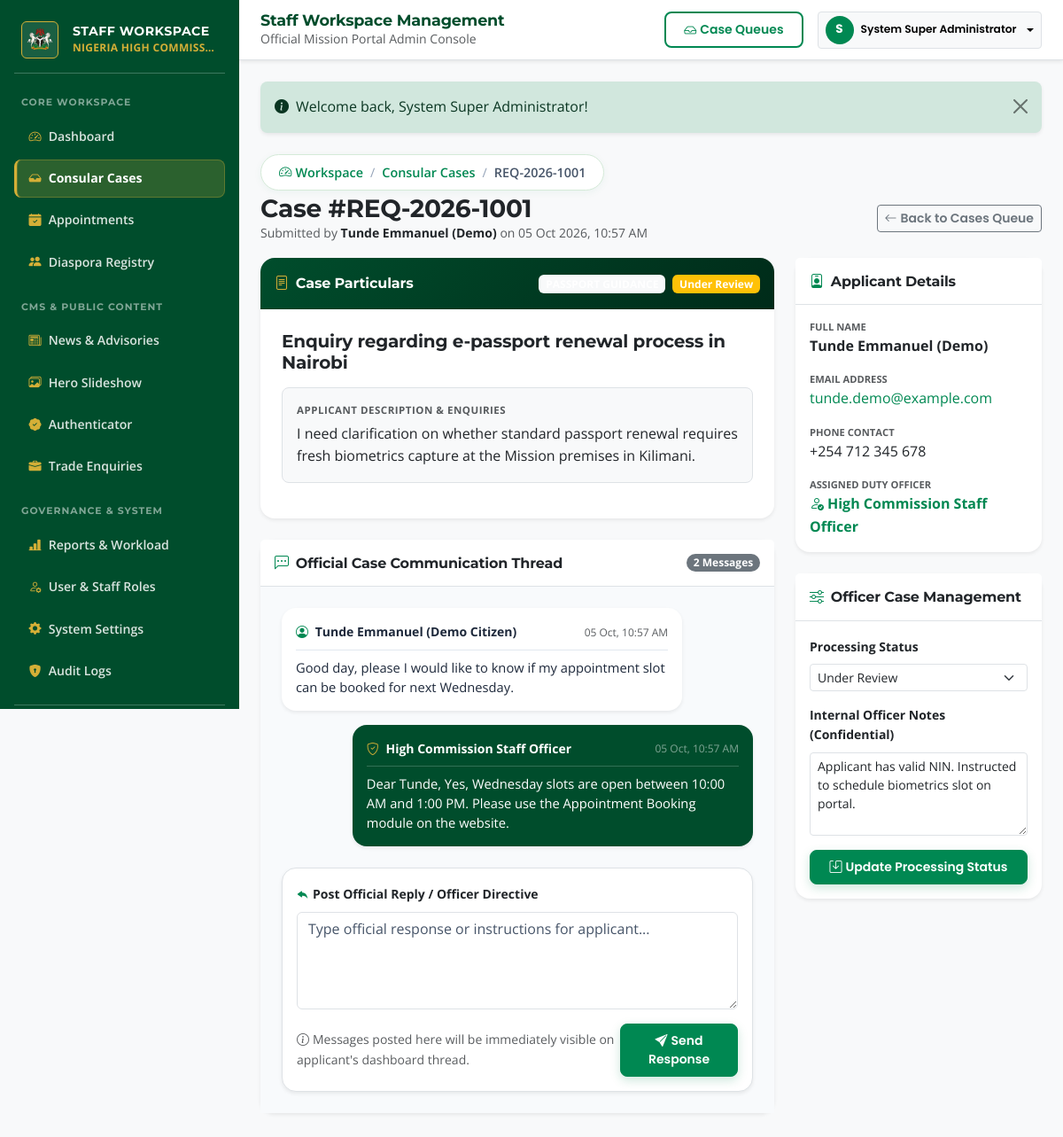
/admin/requests/view?ref=REQ-2026-1001 (signed in), run on the app's committed database.
### tables this page shows
CREATE TABLE IF NOT EXISTS `requests` (
    `id` INT AUTO_INCREMENT PRIMARY KEY,
    `reference_number` VARCHAR(50) NOT NULL UNIQUE,
    `user_id` INT DEFAULT NULL,
    `applicant_name` VARCHAR(150) NOT NULL,
    `applicant_email` VARCHAR(150) NOT NULL,
    `applicant_phone` VARCHAR(50) NOT NULL,
    `service_type` ENUM('etc', 'passport_guidance', 'visa_query', 'legalization', 'general_enquiry', 'emergency_distress') NOT NULL,
    `subject` VARCHAR(255) NOT NULL,
    `details` TEXT NOT NULL,
    `attached_document` VARCHAR(255) DEFAULT NULL,
    `status` ENUM('received', 'under_review', 'info_needed', 'approved', 'closed', 'rejected') DEFAULT 'received',
    `priority` ENUM('low', 'normal', 'high', 'urgent') DEFAULT 'normal',
    `assigned_officer_id` INT DEFAULT NULL,
    `internal_notes` TEXT DEFAULT NULL,
    `created_at` DATETIME DEFAULT CURRENT_TIMESTAMP,
    `updated_at` DATETIME DEFAULT CURRENT_TIMESTAMP ON UPDATE CURRENT_TIMESTAMP,
    FOREIGN KEY (`user_id`) REFERENCES `users`(`id`) ON DELETE SET NULL,
    FOREIGN KEY (`assigned_officer_id`) REFERENCES `users`(`id`) ON DELETE SET NULL
);

CREATE TABLE IF NOT EXISTS `request_messages` (
    `id` INT AUTO_INCREMENT PRIMARY KEY,
    `request_id` INT NOT NULL,
    `sender_id` INT NOT NULL,
    `sender_type` ENUM('citizen', 'staff') NOT NULL,
    `message` TEXT NOT NULL,
    `attachment` VARCHAR(255) DEFAULT NULL,
    `created_at` DATETIME DEFAULT CURRENT_TIMESTAMP,
    FOREIGN KEY (`request_id`) REFERENCES `requests`(`id`) ON DELETE CASCADE,
    FOREIGN KEY (`sender_id`) REFERENCES `users`(`id`) ON DELETE CASCADE
);

CREATE TABLE IF NOT EXISTS `users` (
    `id` INT AUTO_INCREMENT PRIMARY KEY,
    `full_name` VARCHAR(150) NOT NULL,
    `email` VARCHAR(150) NOT NULL UNIQUE,
    `phone` VARCHAR(50) DEFAULT NULL,
    `password_hash` VARCHAR(255) NOT NULL,
    `role` ENUM('citizen', 'officer', 'editor', 'admin') NOT NULL DEFAULT 'citizen',
    `status` ENUM('active', 'pending', 'suspended') NOT NULL DEFAULT 'active',
    `nin_number` VARCHAR(20) DEFAULT NULL,
    `passport_number` VARCHAR(20) DEFAULT NULL,
    `created_at` DATETIME DEFAULT CURRENT_TIMESTAMP,
    `updated_at` DATETIME DEFAULT CURRENT_TIMESTAMP ON UPDATE CURRENT_TIMESTAMP
);

### views/admin/request_detail.php (the view, shortened to what the rows shown need)
<div class="mb-3">
    <nav aria-label="breadcrumb">
        <ol class="breadcrumb small mb-1">
            <li class="breadcrumb-item"><a href="<?= Helper::baseUrl('admin/dashboard') ?>" class="text-decoration-none text-emerald"><i class="bi bi-speedometer2 me-1"></i>Workspace</a></li>
            <li class="breadcrumb-item"><a href="<?= Helper::baseUrl('admin/requests') ?>" class="text-decoration-none text-emerald">Consular Cases</a></li>
            <li class="breadcrumb-item active" aria-current="page"><?= Helper::sanitize($req['reference_number']) ?></li>
        </ol>
    </nav>
    <div class="d-flex justify-content-between align-items-center flex-wrap gap-2">
        <div>
            <h3 class="fw-bold text-dark mb-0" style="font-family: 'Montserrat', sans-serif;">
                Case #<?= Helper::sanitize($req['reference_number']) ?>
            </h3>
            <div class="small text-muted">
                Submitted by <strong class="text-dark"><?= Helper::sanitize($req['applicant_name']) ?></strong> on <?= Helper::formatDate($req['created_at'], 'd M Y, h:i A') ?>
            </div>
        </div>
        <div class="d-flex gap-2">
            <a href="<?= Helper::baseUrl('admin/requests') ?>" class="btn btn-outline-secondary btn-sm fw-bold">
                <i class="bi bi-arrow-left me-1"></i>Back to Cases Queue
            </a>
        </div>
    </div>
</div>
<div class="row g-4">
    <div class="col-lg-8">
        <div class="card border-0 shadow-sm rounded-4 mb-4">
            <div class="card-header bg-emerald-dark text-white p-3 rounded-top-4 d-flex justify-content-between align-items-center">
                <h6 class="fw-bold mb-0 text-white" style="font-family: 'Montserrat', sans-serif;"><i class="bi bi-file-text me-2 text-gold"></i>Case Particulars</h6>
                <div>
                    <span class="badge bg-light text-dark text-uppercase me-1"><?= str_replace('_', ' ', $req['service_type']) ?></span>
                    <?= Helper::statusBadge($req['status']) ?>
                </div>
            </div>
            <div class="card-body p-4">
                <h5 class="fw-bold text-dark mb-3"><?= Helper::sanitize($req['subject']) ?></h5>
                <div class="bg-light p-3 rounded-3 border mb-3">
                    <div class="small text-muted fw-bold text-uppercase mb-1" style="font-size: 0.72rem; letter-spacing: 0.5px;">Applicant Description & Enquiries</div>
                    <div class="text-dark" style="white-space: pre-line; line-height: 1.6;"><?= Helper::sanitize($req['details']) ?></div>
                </div>
            </div>
        </div>
        <div class="card border-0 shadow-sm rounded-4 mb-4">
            <div class="card-header bg-white p-3 border-bottom d-flex justify-content-between align-items-center">
                <h6 class="fw-bold mb-0 text-dark" style="font-family: 'Montserrat', sans-serif;">
                    <i class="bi bi-chat-left-dots text-emerald me-2"></i>Official Case Communication Thread
                </h6>
                <span class="badge bg-secondary rounded-pill"><?= count($messages) ?> Messages</span>
            </div>
            <div class="card-body p-4" style="background-color: #F8FAFC;">
                <?php if (empty($messages)): ?>
                    <div class="text-center py-4 text-muted">
                        <i class="bi bi-chat-square-dots fs-2 text-secondary opacity-50 d-block mb-2"></i>
                        <p class="mb-0 small">No official messages recorded in this case thread yet. Use the reply box below to send instructions or requests to the applicant.</p>
                    </div>
                <?php else: ?>
                    <div class="d-flex flex-column gap-3 mb-4">
                        <?php foreach ($messages as $msg): ?>
                            <?php $isStaff = ($msg['sender_type'] === 'staff'); ?>
                            <div class="d-flex <?= $isStaff ? 'justify-content-end' : 'justify-content-start' ?>">
                                <div class="card border-0 shadow-sm rounded-4 p-3" style="max-width: 85%; background-color: <?= $isStaff ? '#004D2C' : '#FFFFFF' ?>; color: <?= $isStaff ? '#FFFFFF' : '#1E293B' ?>;">
                                    <div class="d-flex align-items-center justify-content-between gap-3 border-bottom pb-2 mb-2" style="border-color: <?= $isStaff ? 'rgba(255,255,255,0.2)' : '#E2E8F0' ?> !important;">
                                        <div class="small fw-bold">
                                            <i class="bi bi-<?= $isStaff ? 'shield-check text-gold' : 'person-circle text-emerald' ?> me-1"></i>
                                            <?= Helper::sanitize($msg['sender_name'] ?? ($isStaff ? 'High Commission Duty Officer' : $req['applicant_name'])) ?>
                                        </div>
                                        <div class="small <?= $isStaff ? 'text-white-50' : 'text-muted' ?>" style="font-size: 0.75rem;">
                                            <?= Helper::formatDate($msg['created_at'], 'd M, h:i A') ?>
                                        </div>
                                    </div>
                                    <div style="white-space: pre-line; line-height: 1.5; font-size: 0.92rem;"><?= Helper::sanitize($msg['message']) ?></div>
                                </div>
                            </div>
                        <?php endforeach; ?>
                    </div>
                <?php endif; ?>
                <div class="bg-white p-3 rounded-4 border shadow-sm mt-3">
                    <form action="<?= Helper::baseUrl('admin/requests/view?ref=' . $req['reference_number']) ?>" method="POST">
                        <label class="form-label fw-bold text-dark small mb-2">
                            <i class="bi bi-reply-fill me-1 text-emerald"></i>Post Official Reply / Officer Directive
                        </label>
                        <textarea name="message" class="form-control mb-3" rows="4" placeholder="Type official response or instructions for applicant..." required></textarea>
                        <div class="d-flex justify-content-between align-items-center">
                            <div class="small text-muted d-none d-md-block">
                                <i class="bi bi-info-circle me-1"></i>Messages posted here will be immediately visible on applicant's dashboard thread.
                            </div>
                            <button type="submit" class="btn btn-emerald btn-sm px-4 fw-bold">
                                <i class="bi bi-send-fill me-1"></i>Send Response
                            </button>
                        </div>
                    </form>
                </div>
            </div>
        </div>
    </div>
    <div class="col-lg-4">
        <div class="card border-0 shadow-sm rounded-4 mb-4">
            <div class="card-header bg-white p-3 border-bottom">
                <h6 class="fw-bold mb-0 text-dark" style="font-family: 'Montserrat', sans-serif;"><i class="bi bi-person-badge text-emerald me-2"></i>Applicant Details</h6>
            </div>
            <div class="card-body p-3">
                <div class="mb-3">
                    <div class="small text-muted text-uppercase fw-bold" style="font-size: 0.7rem;">Full Name</div>
                    <div class="fw-bold text-dark fs-6"><?= Helper::sanitize($req['applicant_name']) ?></div>
                </div>
                <div class="mb-3">
                    <div class="small text-muted text-uppercase fw-bold" style="font-size: 0.7rem;">Email Address</div>
                    <div class="text-dark"><a href="mailto:<?= Helper::sanitize($req['applicant_email']) ?>" class="text-decoration-none text-emerald"><?= Helper::sanitize($req['applicant_email']) ?></a></div>
                </div>
                <div class="mb-3">
                    <div class="small text-muted text-uppercase fw-bold" style="font-size: 0.7rem;">Phone Contact</div>
                    <div class="text-dark"><?= Helper::sanitize($req['applicant_phone']) ?></div>
                </div>
                <div>
                    <div class="small text-muted text-uppercase fw-bold" style="font-size: 0.7rem;">Assigned Duty Officer</div>
                    <div class="fw-bold text-emerald">
                        <i class="bi bi-person-check me-1"></i><?= Helper::sanitize($req['officer_name'] ?? 'Unassigned') ?>
                    </div>
                </div>
            </div>
        </div>
        <div class="card border-0 shadow-sm rounded-4">
            <div class="card-header bg-white p-3 border-bottom">
                <h6 class="fw-bold mb-0 text-dark" style="font-family: 'Montserrat', sans-serif;"><i class="bi bi-sliders text-emerald me-2"></i>Officer Case Management</h6>
            </div>
            <div class="card-body p-3">
                <form action="<?= Helper::baseUrl('admin/requests/view?ref=' . $req['reference_number']) ?>" method="POST">
                    <div class="mb-3">
                        <label class="form-label fw-bold small text-dark">Processing Status</label>
                        <select name="status" class="form-select form-select-sm" required>
                            <option value="under_review" <?= $req['status'] === 'under_review' ? 'selected' : '' ?>>Under Review</option>
                        </select>
                    </div>
                    <div class="mb-3">
                        <label class="form-label fw-bold small text-dark">Internal Officer Notes (Confidential)</label>
                        <textarea name="internal_notes" class="form-control form-control-sm" rows="4" placeholder="Confidential clearance notes, reference numbers, or internal remarks..."><?= Helper::sanitize($req['internal_notes'] ?? '') ?></textarea>
                    </div>
                    <button type="submit" class="btn btn-emerald w-100 btn-sm fw-bold">
                        <i class="bi bi-save me-1"></i>Update Processing Status
                    </button>
                </form>
            </div>
        </div>
    </div>
</div>

### src/Core/Helper.php (shortened to what the rows shown need)
<?php
class Helper {
    public static function baseUrl(string $path = ''): string {
        $scriptName = $_SERVER['SCRIPT_NAME'] ?? '';
        $dir = dirname($scriptName);
        $dir = preg_replace('/\/public$/', '', $dir);
        $dir = rtrim(str_replace('\\', '/', $dir), '/');
        $path = ltrim($path, '/');
        return ($dir === '' || $dir === '/') ? '/' . $path : $dir . '/' . $path;
    }
    public static function sanitize(?string $str): string {
        return htmlspecialchars(trim($str), ENT_QUOTES, 'UTF-8');
    }
    public static function statusBadge(string $status): string {
        $status = strtolower($status);
        $badgeClass = 'bg-secondary';
        switch ($status) {
            case 'under_review':
            case 'info_needed':
                $badgeClass = 'bg-warning text-dark';
                break;
        }
        $label = ucwords(str_replace('_', ' ', $status));
        return '<span class="badge ' . $badgeClass . '">' . self::sanitize($label) . '</span>';
    }
    public static function formatDate(?string $date, string $format = 'd M Y, h:i A'): string {
        return date($format, strtotime($date));
    }
}

### data on the page
requests: reference_number "REQ-2026-1001", applicant_name "Tunde Emmanuel (Demo)", created_at "05 Oct 2026, 10:57 AM", status "Under Review", subject "Enquiry regarding e-passport renewal process in Nairobi", details "I need clarification on whether standard passport renewal requires fresh biometrics capture at the Mission premises in Kilimani.", applicant_email "tunde.demo@example.com", applicant_phone "+254 712 345 678", assigned_officer.full_name "High Commission Staff Officer", internal_notes "Applicant has valid NIN. Instructed to schedule biometrics slot on portal."
request_messages: sender.full_name "Tunde Emmanuel (Demo Citizen)", created_at "05 Oct, 10:57 AM", message "Good day, please I would like to know if my appointment slot can be booked for next Wednesday."
request_messages: sender.full_name "High Commission Staff Officer", created_at "05 Oct, 10:57 AM", message "Dear Tunde, Yes, Wednesday slots are open between 10:00 AM and 1:00 PM. Please use the Appointment Booking module on the website."

### other printed values
Helper::sanitize($shortName) "NIGERIA HIGH COMMISS…"
substr($user['full_name'] ?? 'S', 0, 1) "S"
Helper::sanitize($user['full_name'] ?? 'Staff') "System Super Administrator"
Helper::sanitize($flash['message']) "Welcome back, System Super Administrator!"
count($messages) "2"
